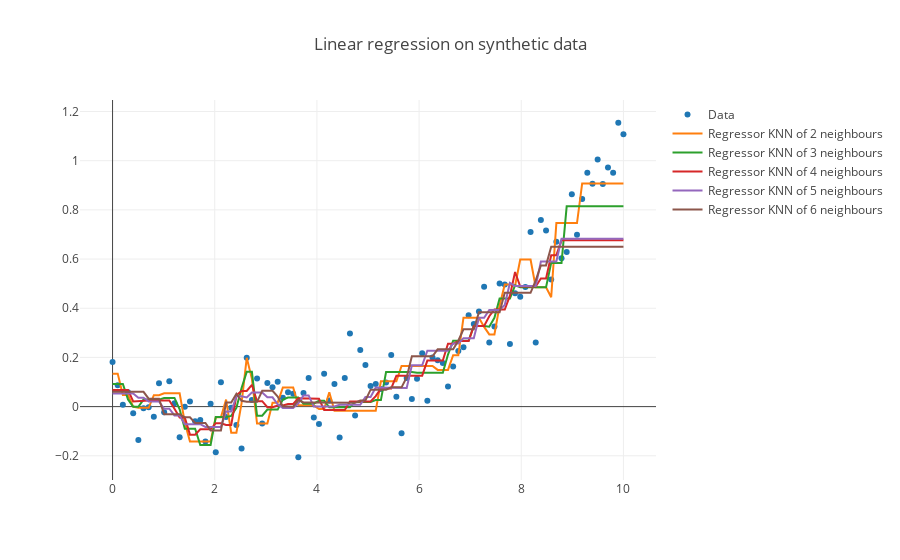

Notebook code for this chart:
### Code cell
iplot(reg_plotly_plot(x,y,predictions,["KNN of "+str(k)+" neighbours" for k in np.array(ks)]))
